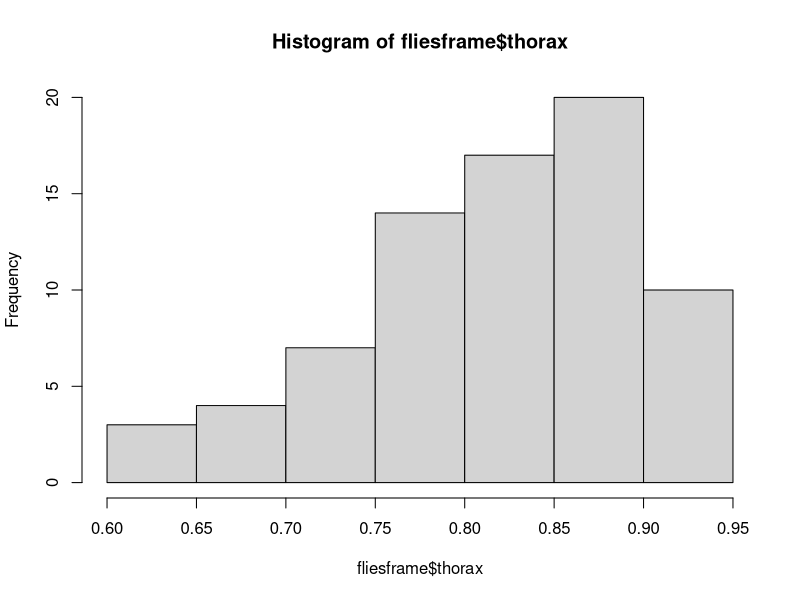
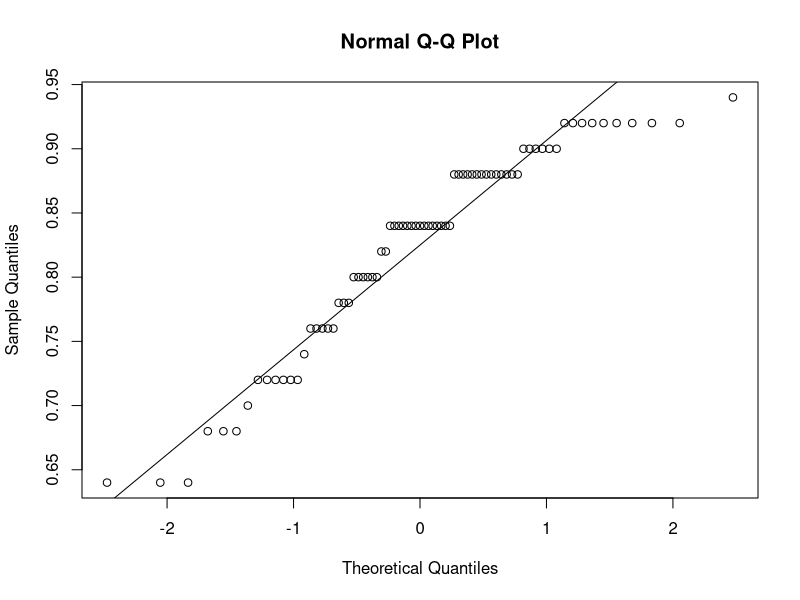
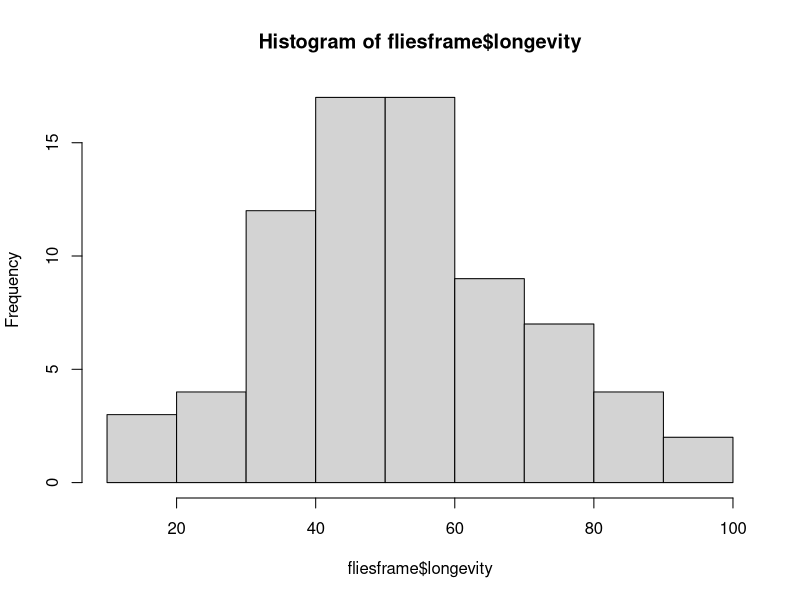
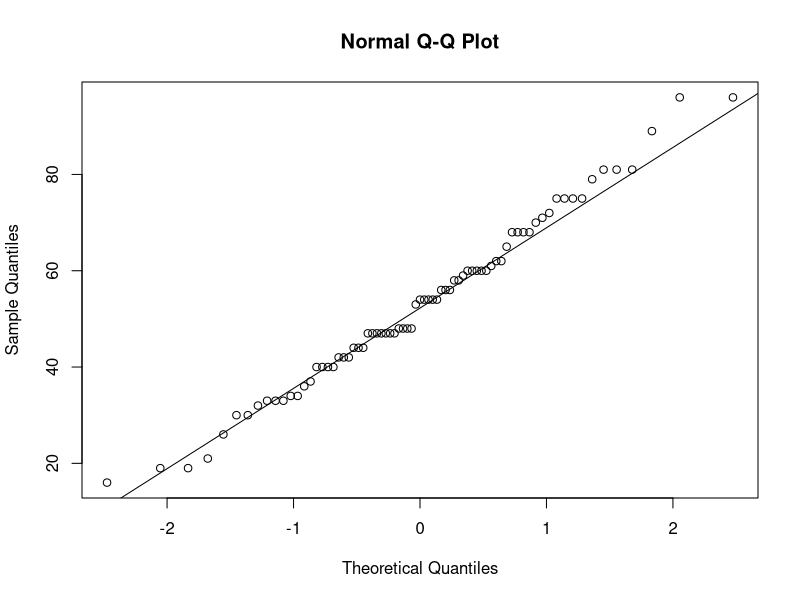
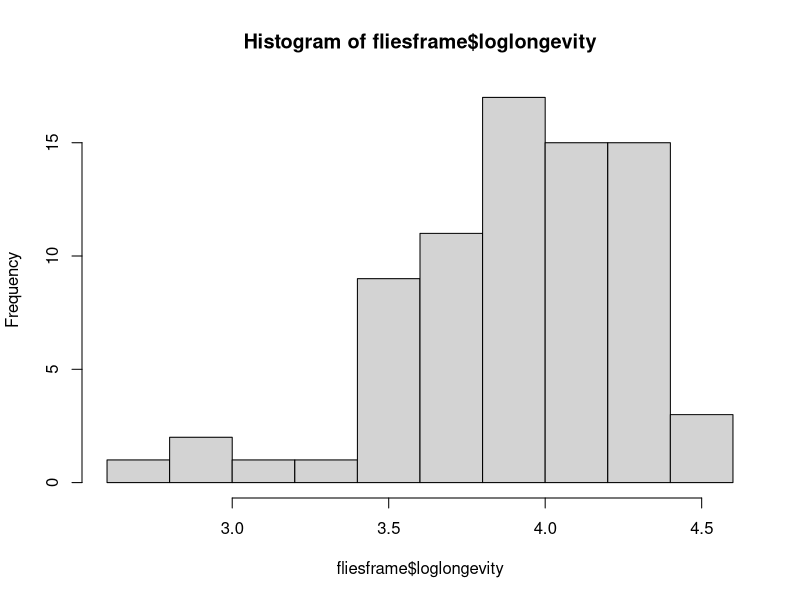
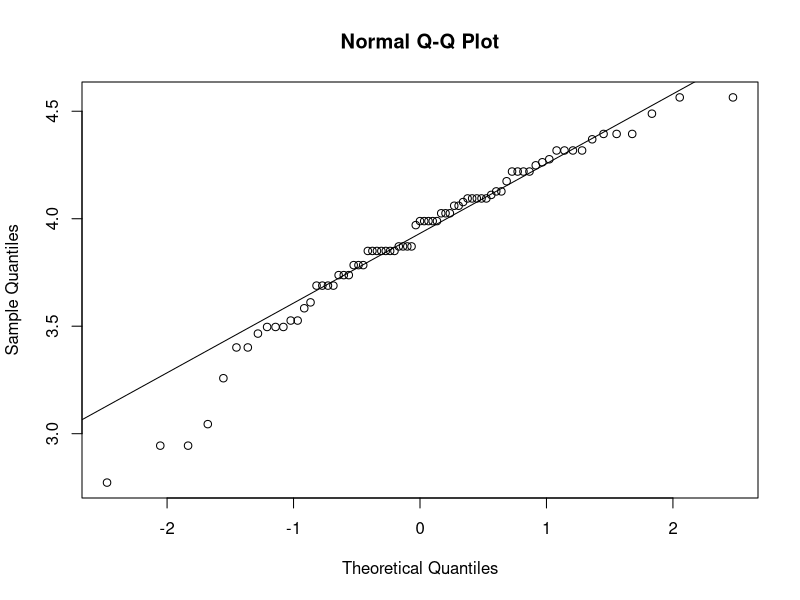

The R source for these figures, in order:
#Exercise 1
flies = read.table("fruitflies.txt",header=TRUE);

#T1

fliesframe = data.frame(thorax=flies$thorax,longevity=flies$longevity,activity=flies$activity,loglongevity=log(flies$longevity))
fliesframe

#T2
hist(fliesframe$thorax)
qqnorm(fliesframe$thorax)
qqline(fliesframe$thorax)
shapiro.test(fliesframe$thorax)
#Not normal

hist(fliesframe$longevity)
qqnorm(fliesframe$longevity)
qqline(fliesframe$longevity)
shapiro.test(fliesframe$longevity)
#Doubtful normality. Probably not normal but shapiro says could be normal

hist(fliesframe$loglongevity)
qqnorm(fliesframe$loglongevity)
qqline(fliesframe$loglongevity)
shapiro.test(fliesframe$loglongevity)
#Not normal


#T3
#Performing a 1-way anova Lecture 4 (24)
#I don't know if randomization has to be done first
fliesanova = lm(longevity~activity,data=fliesframe)
anova(fliesanova)

#We get a p-value < 0.05 therefore H0(mu0==mu1==mu2) is reject. We can say that the sexual activity affects longevity


#T4
summary(fliesanova)

#According to the estimates longevity increases with sexual activity. 
# High activity 38.72
# Low activity 38.72 - 24.84 = 3.94
# Isolated 38.72 - 18 = 20.72

#T5



#T6



#T7



#T8



#T9



#T10

